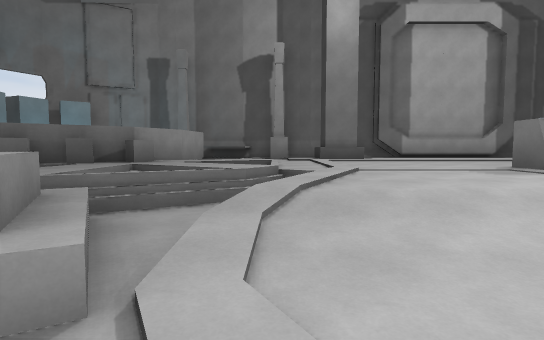
view 1 (above)

18 first-person views from a walk through a Godot game level. The camera is 1.5 m above the floor, tilts 4° down and sees 80° across. The floor is counted in squares, 2 m on a side. Each view is taken from the middle of a square. On the plan, view 1 faces up. The plan holds only what a view shows up to about 11 squares ahead; the rest is blank. The place goes on beyond the plan. Flat picture figures and markers are left out. Surface patterns are stand-ins for the level's own textures.

view 2
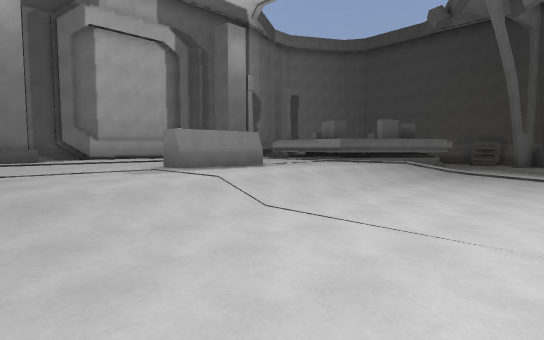

view 3
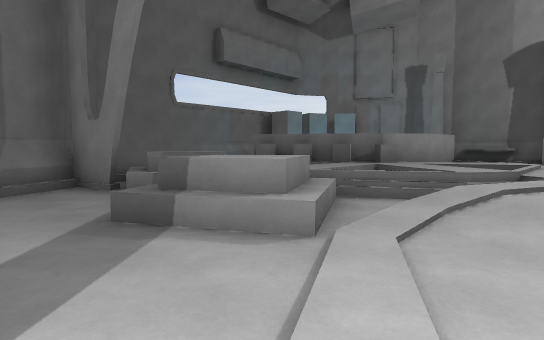

view 4
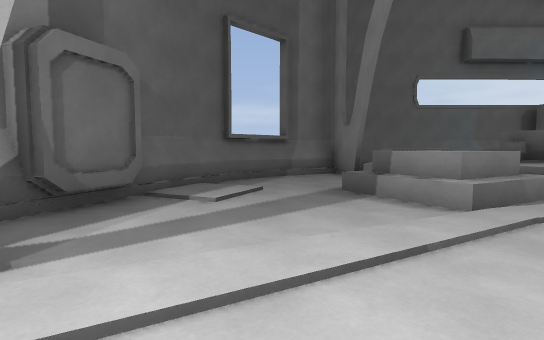

view 5
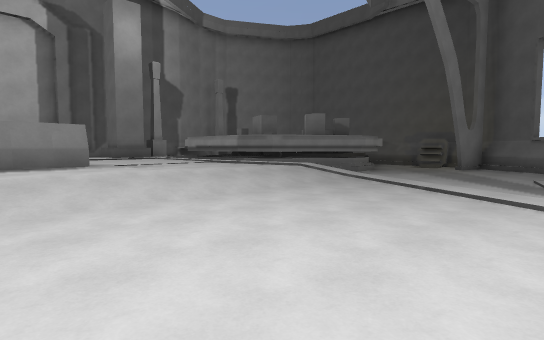

view 6
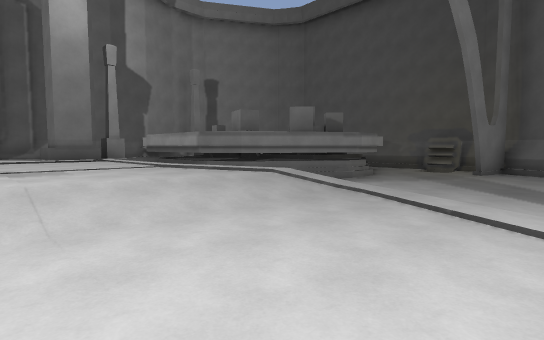

view 7
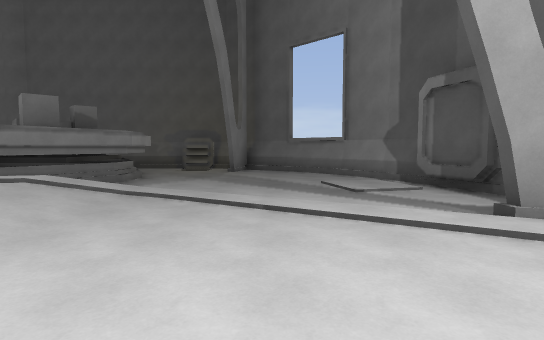

view 8
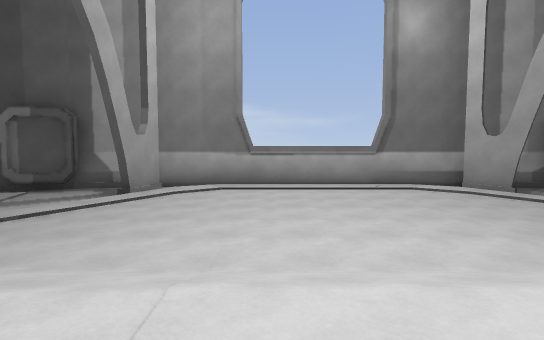

view 9
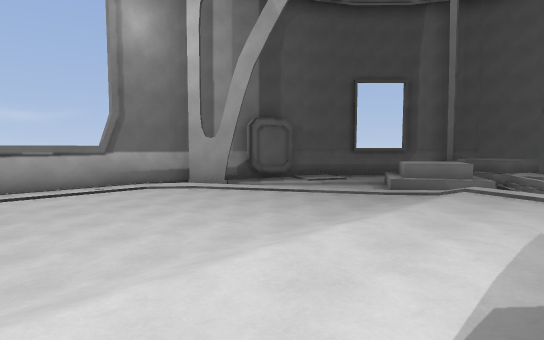

view 10
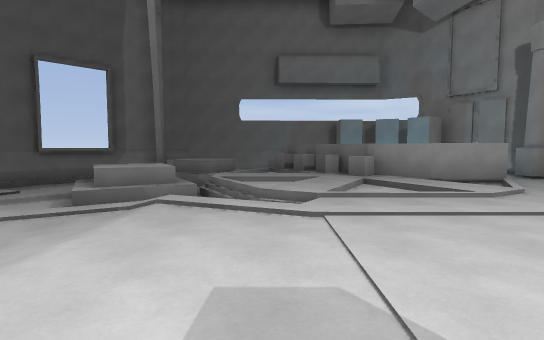

view 11
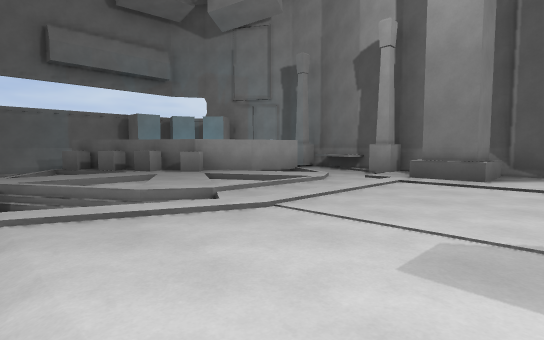

view 12
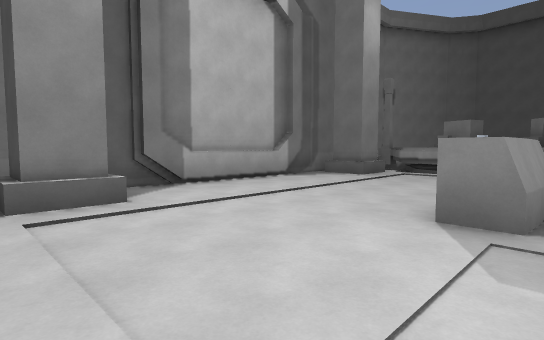

view 13
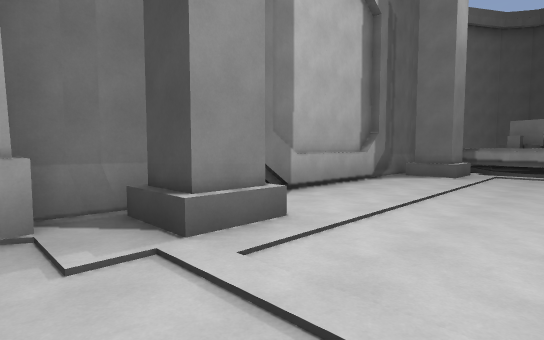

view 14
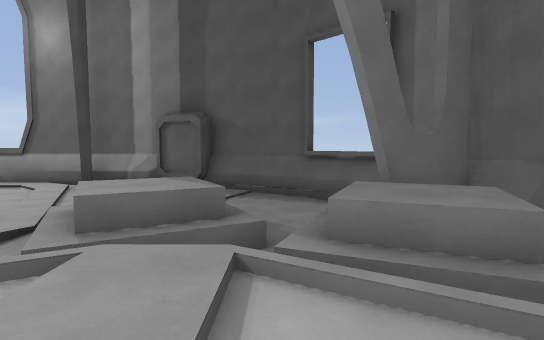

view 15
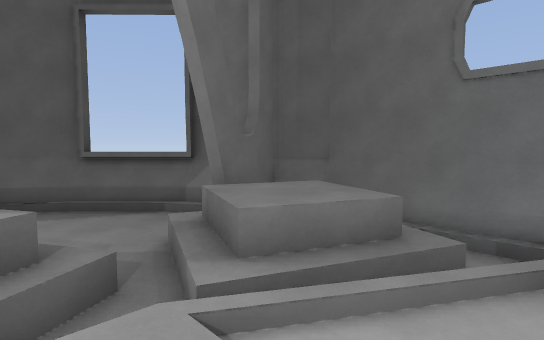

view 16
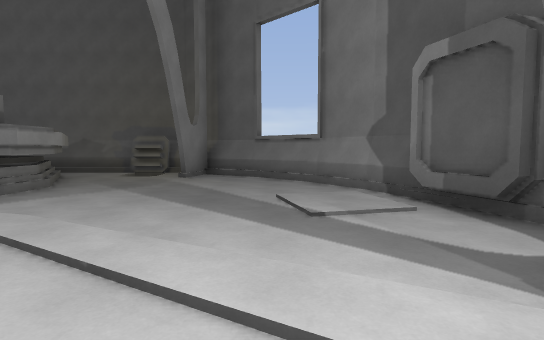

view 17
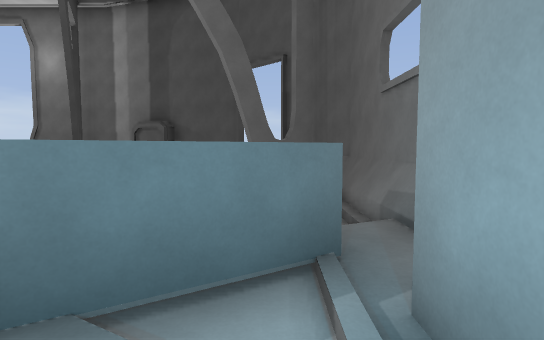

view 18
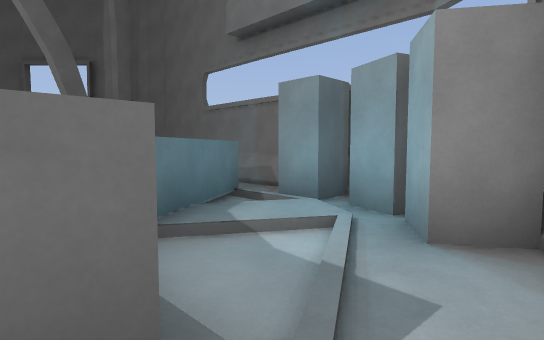

### Floor plan
Key: @ floor where view 1 was taken; # wall or solid block; . main floor; : floor 0.25 m higher than the main floor; + floor 0.75 m higher than the main floor; / step, stairs or slope; = window, fence, low wall or low ledge; ^ raised ledge; v drop or lower ground; T palm tree; S statue; B block.
Columns run from 8 left of view 1 to 19 right of it. Each row starts with its distance up from view 1.
 12   ###T#######
 11   #/+++^T+#+########
 10  ##//#/+++S++++++SS##
  9  #/++#++/++++++++++##
  8 ##++##++/++++++++++##
  7 ####BB++/++++++++++#
  6 #=#B++++/++++###+++##
  5 #=B+++++//+++++++++###
  4 #=^//+////+++++++++/########
  3 #=^^^.^.////////////=.....v#
  2 #^^^.^^^/..........//......#
  1 ###..^^./.........../.....##
  0  #/.....@..........:......##
 -1  ##/./.../........./......#
 -2   ##//.../........:.....###
 -3    ####..# ......:#...###
 -4       #####/:::::/#.###
 -5          ##########

Positions as (right, up) in squares from view 1, and headings:
1: (0, 0), facing up
2: (1, -1), facing up-right
3: (1, -1), facing up-left
4: (3, -1), facing left
5: (5, -2), facing up-right
6: (7, -1), facing up-right
7: (7, 0), facing right
8: (7, 5), facing down
9: (7, 5), facing down-left
10: (5, 5), facing left
11: (4, 3), facing up-left
12: (1, 5), facing up-right
13: (0, 7), facing up-right
14: (-4, 6), facing down
15: (-3, 5), facing down-left
16: (9, -1), facing right
17: (-6, 9), facing down
18: (-3, 11), facing down-left
